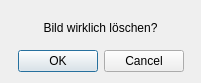
<?xml version="1.0" encoding="UTF-8"?>
<ui version="4.0">
 <class>DeletePictureDialog</class>
 <widget class="QDialog" name="DeletePictureDialog">
  <property name="geometry">
   <rect>
    <x>0</x>
    <y>0</y>
    <width>201</width>
    <height>83</height>
   </rect>
  </property>
  <property name="windowTitle">
   <string>Dialog</string>
  </property>
  <layout class="QVBoxLayout" name="verticalLayout">
   <item>
    <widget class="QLabel" name="label">
     <property name="text">
      <string>Bild wirklich löschen?</string>
     </property>
     <property name="alignment">
      <set>Qt::AlignCenter</set>
     </property>
    </widget>
   </item>
   <item>
    <widget class="QDialogButtonBox" name="buttonBox">
     <property name="orientation">
      <enum>Qt::Horizontal</enum>
     </property>
     <property name="standardButtons">
      <set>QDialogButtonBox::Cancel|QDialogButtonBox::Ok</set>
     </property>
     <property name="centerButtons">
      <bool>true</bool>
     </property>
    </widget>
   </item>
  </layout>
 </widget>
 <resources/>
 <connections>
  <connection>
   <sender>buttonBox</sender>
   <signal>accepted()</signal>
   <receiver>DeletePictureDialog</receiver>
   <slot>accept()</slot>
   <hints>
    <hint type="sourcelabel">
     <x>248</x>
     <y>254</y>
    </hint>
    <hint type="destinationlabel">
     <x>157</x>
     <y>274</y>
    </hint>
   </hints>
  </connection>
  <connection>
   <sender>buttonBox</sender>
   <signal>rejected()</signal>
   <receiver>DeletePictureDialog</receiver>
   <slot>reject()</slot>
   <hints>
    <hint type="sourcelabel">
     <x>316</x>
     <y>260</y>
    </hint>
    <hint type="destinationlabel">
     <x>286</x>
     <y>274</y>
    </hint>
   </hints>
  </connection>
 </connections>
</ui>
